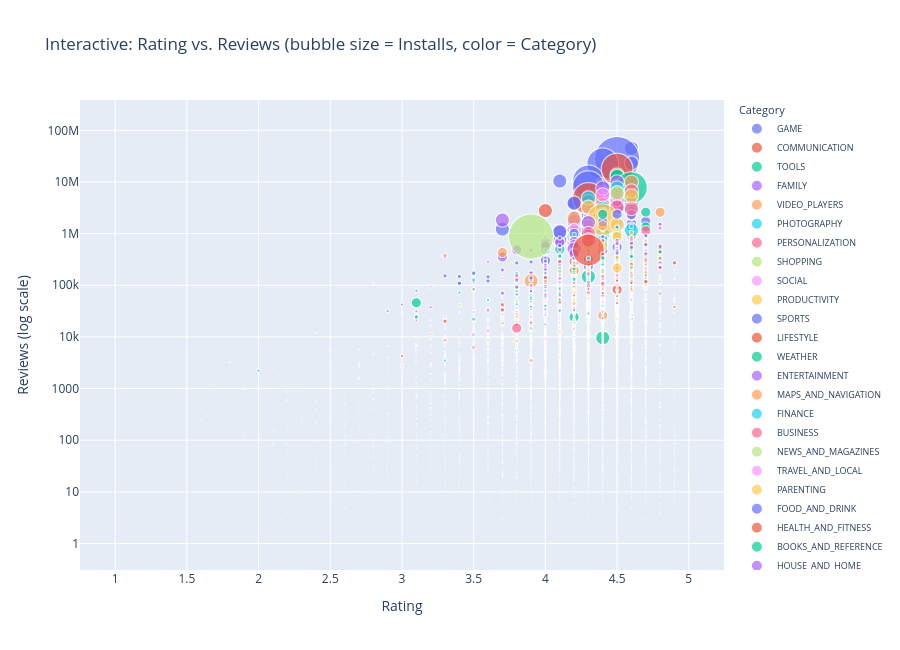

Notebook source saved alongside this figure:
### Markdown cell above
## 9. Interactive Visualisation (Plotly)

### Code cell
plot_data = apps_clean.dropna(subset=["Rating", "Size_MB"]).copy()
plot_data = plot_data[plot_data["Installs"] > 0]

fig = px.scatter(
    plot_data,
    x="Rating",
    y="Reviews",
    size="Installs",
    color="Category",
    hover_name="App",
    hover_data={"Price": True, "Installs": True, "Rating": True, "Reviews": True, "Category": False},
    log_y=True,
    size_max=45,
    title="Interactive: Rating vs. Reviews (bubble size = Installs, color = Category)",
    labels={"Reviews": "Reviews (log scale)"},
)
fig.update_layout(height=650, legend=dict(font=dict(size=9)))
fig.show()
